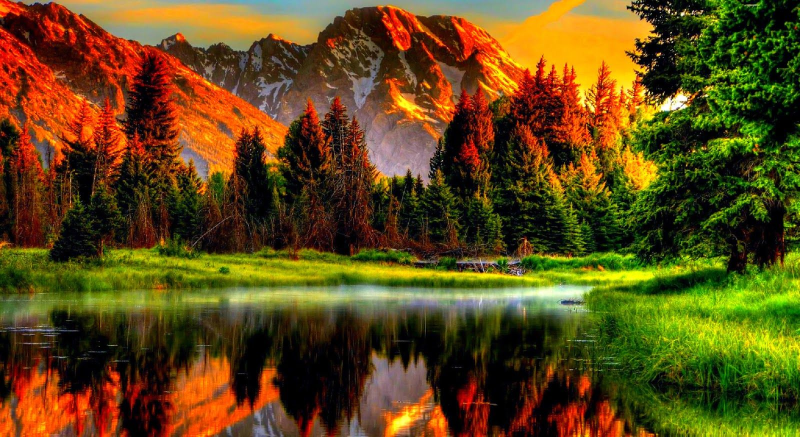
#> input picture Assignment_2/scenery.png, 1600 x 873 px, found by its file name (shown at 1/2 size)
$ jupyter execute ai21btech11027_exercise2.ipynb
#> lines starting #> are read from the running program, lines starting #| are printed output that depends on the picture; long printed decimals are rounded
# Question 2

### Importing important libraries and function

[cell 1]
from skimage.io import imread, imshow
from numpy import fliplr, flipud
from matplotlib import pyplot as plt

### 1 - Loading the image information into a numpy array

[cell 2]
img_read = imread('scenery.png',as_gray = False)
#> img_read is the input picture: shape (873, 1600, 3); mean R, G, B 95.2, 72.5, 23

### 2 - Printing the number of pixels in the image

[cell 3]
# As size function gives the total number of elements in 3-d array so in order to get no. of pixels we have to divide it by 3
print("Total number of pixels in image are:",img_read.size//3)
#| Total number of pixels in image are: 1396800

### 3 Function for returning maximum value and maximum index

[cell 4]
def max(a,b,c):
    max_val = 0
    max_index = 0
    for i in range(a):
        for j in range(b):
            d = img_read[i][j][c]
            if d > max_val:
                max_val = d
                max_index = [i,j,c]
    return max_val,max_index

### 3.a Representing the given image as red and printing maximum intensity value and its index

[cell 5]
img_R = img_read.copy()
img_R[:,:,1] = 0
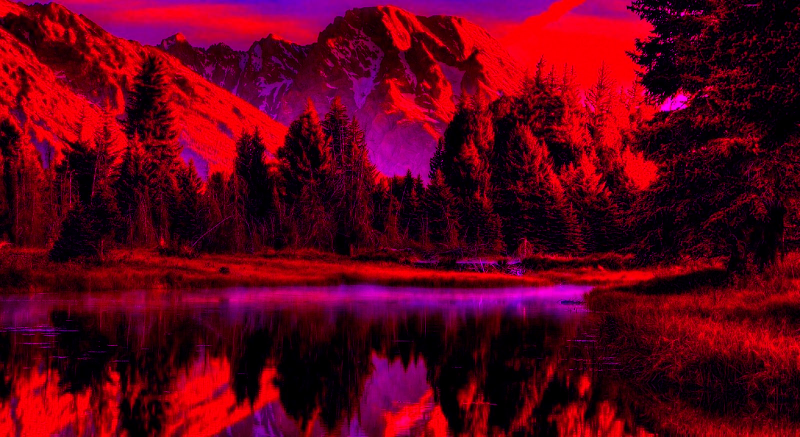
#> img_R: shape (873, 1600, 3) (shown at 1/2 size); mean R, G, B 95.2, 0, 23
img_R[:,:,2] = 0
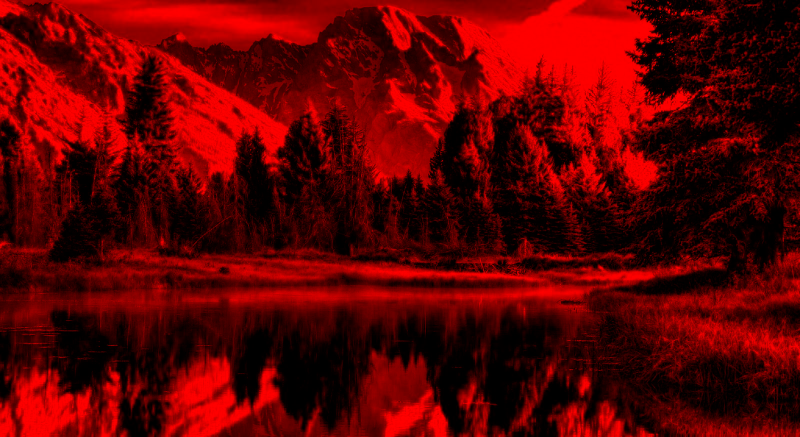
#> img_R: shape (873, 1600, 3) (shown at 1/2 size); mean R, G, B 95.2, 0, 0
plt.imshow(img_R)
plt.show()
print("RED : ",max(873,1600,0))
#> after the loop in max, `for i in range(a):`: max_index = [0, 1135, 0]; max_val = 255

### 3.b Representing the given image as Green and printing maximum intensity value and its index

[cell 6]
img_G = img_read.copy()
img_G[:,:,0] = 0
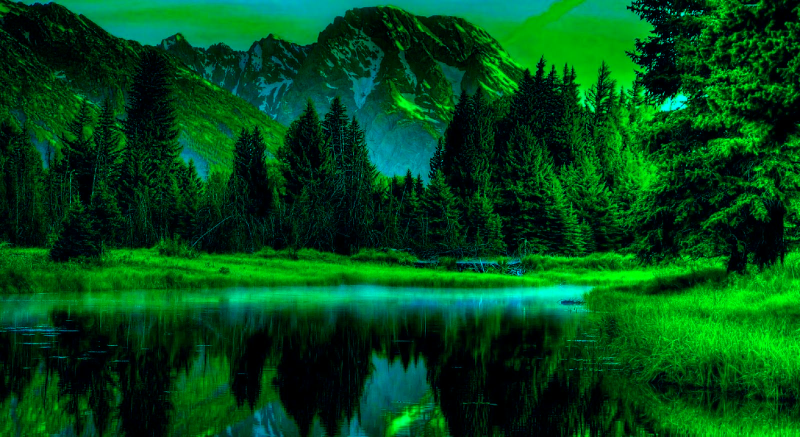
#> img_G: shape (873, 1600, 3) (shown at 1/2 size); mean R, G, B 0, 72.5, 23
img_G[:,:,2] = 0
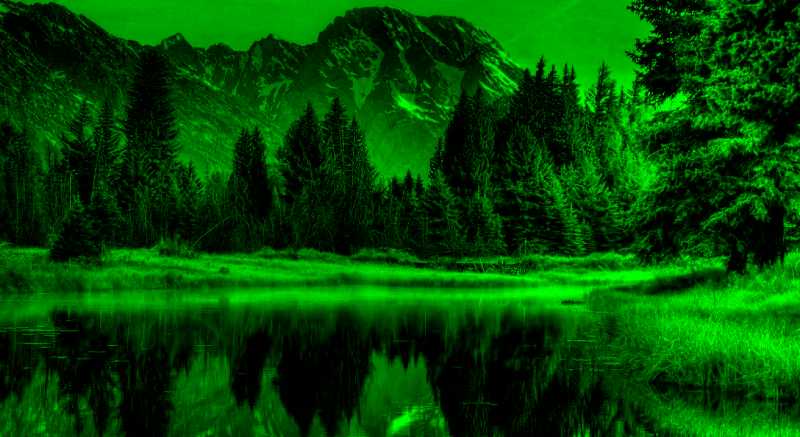
#> img_G: shape (873, 1600, 3) (shown at 1/2 size); mean R, G, B 0, 72.5, 0
plt.imshow(img_G)
plt.show()
print("GREEN : ",max(873,1600,1))

### 3.c Representing the given image as Blue and printing maximum intensity value and its index

[cell 7]
img_B = img_read.copy()
img_B[:,:,0] = 0
img_B[:,:,1] = 0
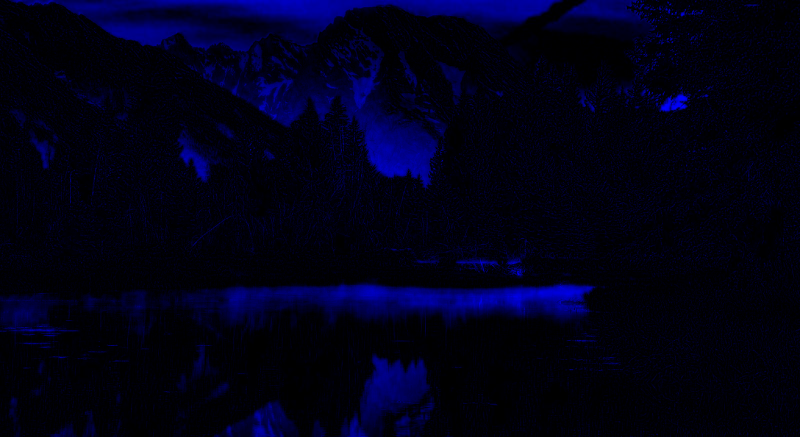
#> img_B: shape (873, 1600, 3) (shown at 1/2 size); mean R, G, B 0, 0, 23
plt.imshow(img_B)
plt.show()
print("BLUE : ",max(873,1600,2))

### 4.a - Converting image into Gray scale

[cell 8]
new_img = imread('scenery.png',as_gray = True)
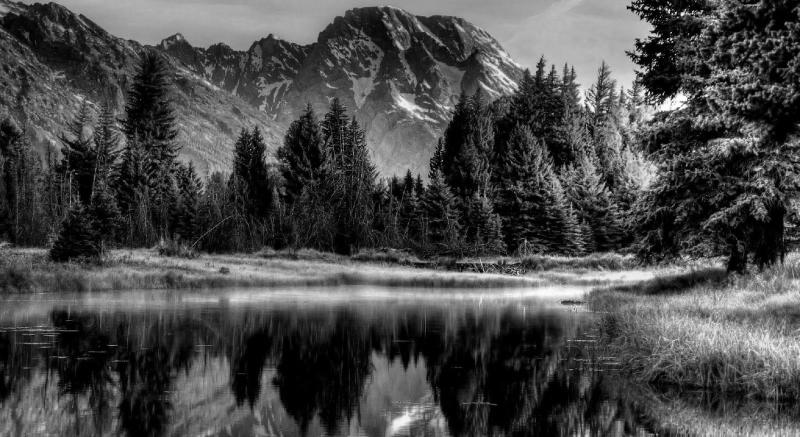
#> new_img: shape (873, 1600) float64 (shown at 1/2 size); min 0, max 1, mean 0.289
plt.subplot(121), imshow(img_read)
plt.subplot(122), imshow(new_img)
plt.show()

### 4.b - Flipping image horizontally

[cell 9]
H_flip_img = flipud(img_read)
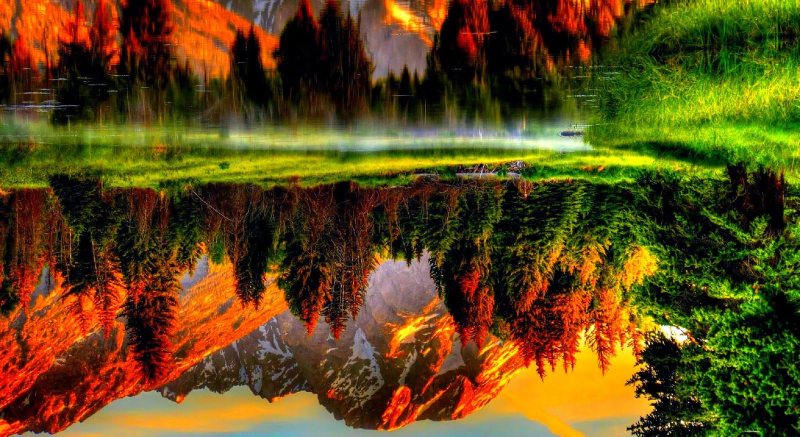
#> H_flip_img: shape (873, 1600, 3) (shown at 1/2 size); mean R, G, B 95.2, 72.5, 23
plt.subplot(121), imshow(img_read)
plt.subplot(122), imshow(H_flip_img)
plt.show()

### 4.c - Flipping iamge vertiocally

[cell 10]
L_flip_img = fliplr(img_read)
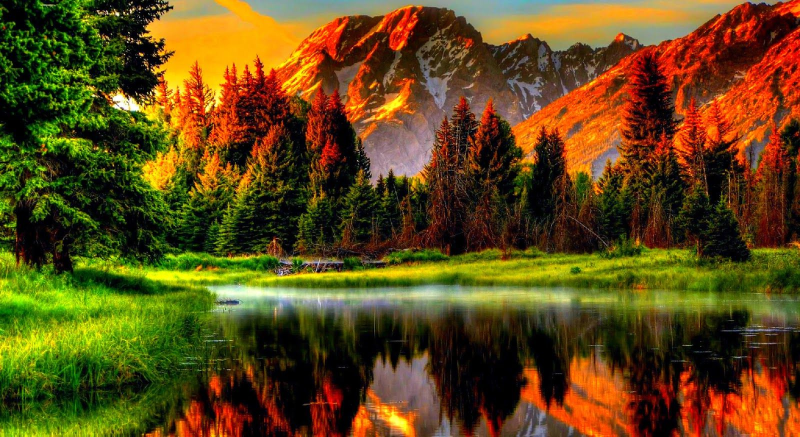
#> L_flip_img: shape (873, 1600, 3) (shown at 1/2 size); mean R, G, B 95.2, 72.5, 23
plt.subplot(121), imshow(img_read)
plt.subplot(122), imshow(L_flip_img)
plt.show()

[cell 11]
s= 0
for i in range(len(img_read)):
    for j in range(len(img_read[i])):
        for k in range(3):
            s+=img_read[i][j][k]
#> after the loop, s = 266305225
print("Mean of Original image: ",s/img_read.size)
#| Mean of Original image:  63.551

s= 0
for i in range(len(new_img)):
    for j in range(len(new_img[i])):
            s+=new_img[i][j]
#> after the loop, s = 403886.7
print("Mean of gray image: ",s/new_img.size *255)
#| Mean of gray image:  73.734
